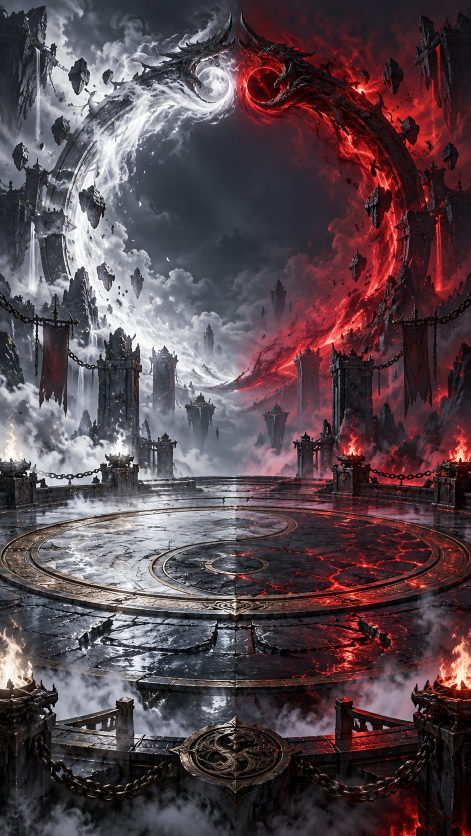
#> input picture assets/battle/source/arena-fight.png, 941 x 1672 px (shown at 1/2 size)
$ python -i processor.py   (imports and definitions only)
#> lines starting #> are read from the running program, lines starting #| are printed output that depends on the picture; after the words box and inside, x2 and y2 are one past the last pixel; in counts of white or black regions, pixels touching at a corner belong together
#> further down, picture is the input picture: PIL image 941x1672 RGB; mean R, G, B 87.8, 71, 76.9
#!/usr/bin/env python3
"""Isolated Pillow processor for Battle Arena uploads and approved drafts."""
import json
import math
import shutil
import statistics
import sys
from pathlib import Path
from PIL import Image, ImageChops, ImageFilter, ImageOps, UnidentifiedImageError
from auto_extract import alpha_from_background, estimate_background, propose

Image.MAX_IMAGE_PIXELS = 20_000_000
MAX_BYTES = 12 * 1024 * 1024
MAX_SIDE = 8192


# [13 lines left out: function open_checked, not called in this run]


def detect_regions(image, color_fallback=False):
#> called with color_fallback = False
    scale = min(1, 720 / max(image.width, image.height))
#> scale = 0.431
    sample = image.convert('RGB').resize((max(1, round(image.width * scale)), max(1, round(image.height * scale))))
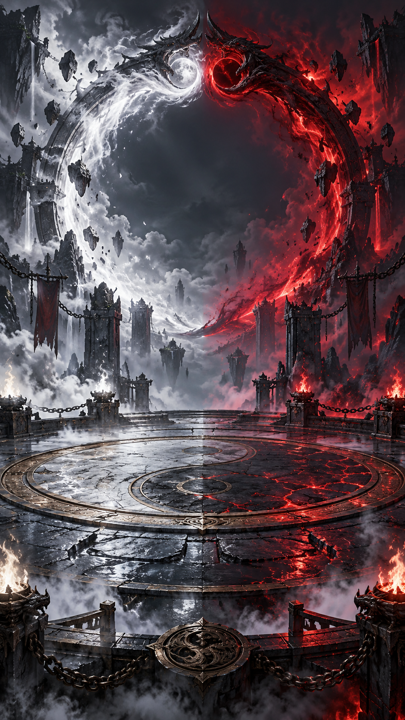
#> sample: PIL image 405x720 RGB; mean R, G, B 87.8, 71, 76.9
    if color_fallback:
        background = sample.getpixel((0, 0))
        detail = ImageChops.difference(sample, Image.new('RGB', sample.size, background)).convert('L').point(lambda value: 255 if value > 50 else 0)
    else:
        smooth = sample.filter(ImageFilter.GaussianBlur(12))
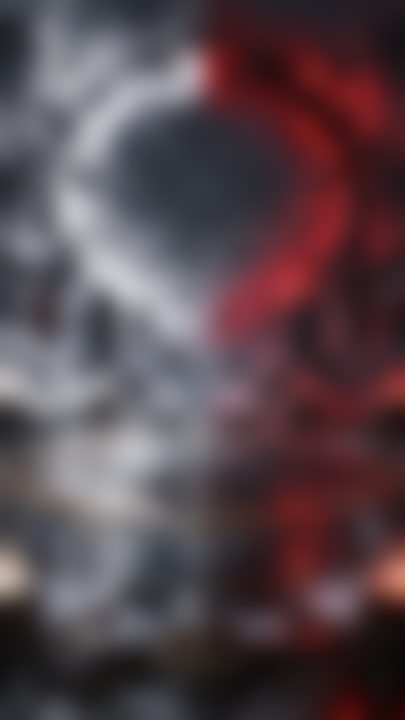
#> smooth: PIL image 405x720 RGB; mean R, G, B 87.7, 71, 76.9
        detail = ImageChops.difference(sample, smooth).convert('L').point(lambda value: 255 if value > 30 else 0)
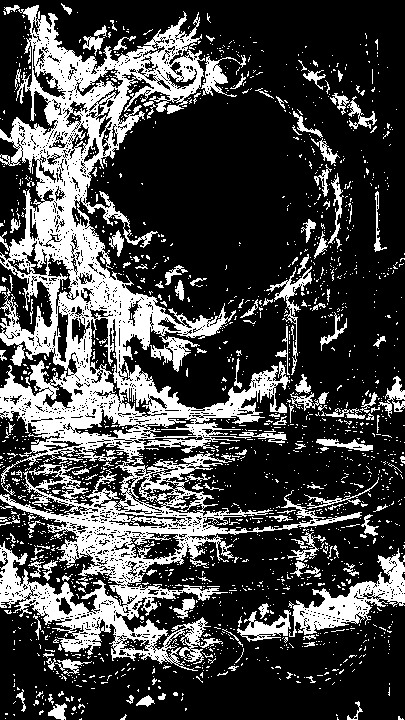
#> detail: PIL image 405x720 L; 27.7% white; 1900 white regions (1760 under 20 px), largest, box (x1, y1, x2, y2) and area: (0, 5, 362, 671) 59418, (288, 548, 405, 637) 3356, (237, 610, 291, 642) 732
    detail = detail.filter(ImageFilter.MaxFilter(3))
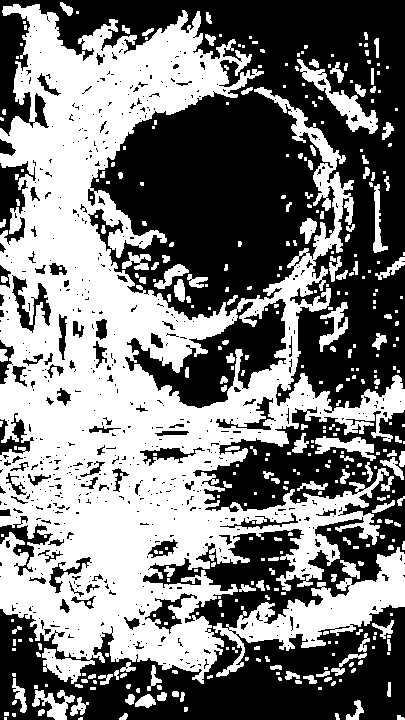
#> detail: PIL image 405x720 L; 48.4% white; 384 white regions (228 under 20 px), largest, box (x1, y1, x2, y2) and area: (0, 4, 405, 684) 118451, (213, 547, 405, 677) 7182, (297, 59, 378, 134) 1406
    width, height = detail.size
#> width = 405; height = 720
    pixels = detail.load()
    seen = bytearray(width * height)
    regions = []
    for y in range(height):
        for x in range(width):
            start = y * width + x
            if seen[start] or not pixels[x, y]:
                continue
            seen[start] = 1
            stack = [(x, y)]
            x0 = x1 = x
            y0 = y1 = y
            area = 0
            while stack:
                cx, cy = stack.pop()
                area += 1
                x0, x1 = min(x0, cx), max(x1, cx)
                y0, y1 = min(y0, cy), max(y1, cy)
                for nx, ny in ((cx - 1, cy), (cx + 1, cy), (cx, cy - 1), (cx, cy + 1)):
                    if 0 <= nx < width and 0 <= ny < height:
                        index = ny * width + nx
                        if not seen[index] and pixels[nx, ny]:
                            seen[index] = 1
                            stack.append((nx, ny))
            box_width, box_height = x1 - x0 + 1, y1 - y0 + 1
            if area < 35 or box_width < 12 or box_height < 15 or box_width > width * .7 or box_height > height * .95:
                continue
            pad = 4
            left = max(0, math.floor((x0 - pad) / scale))
            top = max(0, math.floor((y0 - pad) / scale))
            regions.append({'id': f'candidate_{len(regions) + 1:03d}', 'x': left, 'y': top, 'width': min(image.width - left, math.ceil((box_width + 2 * pad) / scale)), 'height': min(image.height - top, math.ceil((box_height + 2 * pad) / scale)), 'classification': 'UNCLASSIFIED', 'needsReview': True})
    return sorted(regions, key=lambda region: (region['y'], region['x']))[:200]


# [213 lines left out: functions inspect, rectangle, transparent_crop, render, auto, main, not called in this run]


# [6 lines not run here, left out]

>>> from PIL import Image
>>> picture = Image.open('../../assets/battle/source/arena-fight.png')
>>> result = detect_regions(picture)
#> result = 24 items
